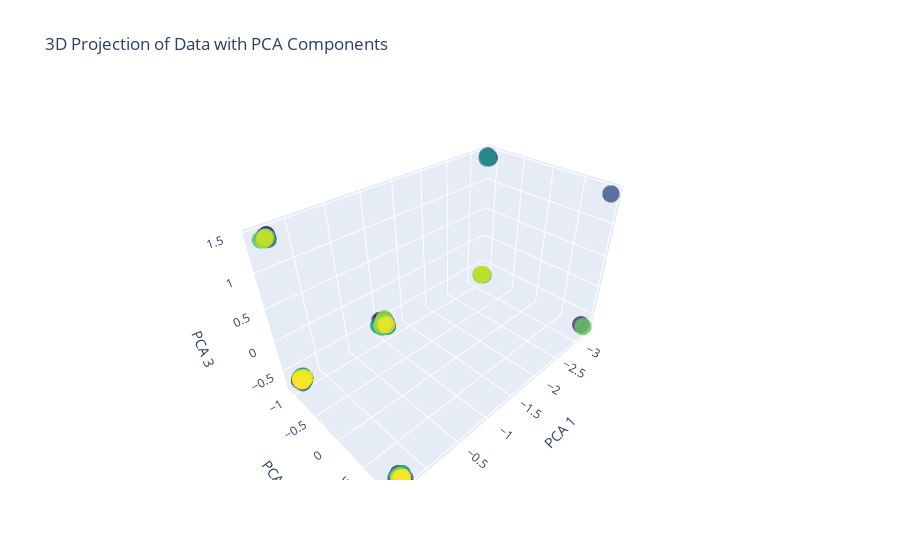

Notebook code for this chart:
### Code cell
jitter = 0.01 * np.random.randn(*X.shape)
X += jitter

scatter_3d = go.Scatter3d(
    x=X[:, 0],
    y=X[:, 1],
    z=X[:, 2],
    mode='markers',
    marker=dict(
        size=6,
        color=np.arange(len(X)),  
        colorscale='Viridis',
        opacity=0.8
    ),
    text=['Point {}'.format(i) for i in range(len(X))],  
)

layout_3d = go.Layout(
    title='3D Projection of Data with PCA Components',
    scene=dict(
        xaxis=dict(title='PCA 1'),
        yaxis=dict(title='PCA 2'),
        zaxis=dict(title='PCA 3'),
    ),
)

fig_3d = go.Figure(data=[scatter_3d], layout=layout_3d)

pio.renderers.default = "plotly_mimetype+notebook_connected"
plotly.offline.plot(fig_3d, filename='PCA_3d_interactive.html')

IFrame(src='PCA_3d_interactive.html', width=800, height=600)

### Figure 1 — Plotly figure (JSON) as saved in the notebook; plotly's stock layout.template omitted (floating-point values rounded to 4 significant figures; data arrays with more than 128 entries replaced by an {"elided": "..."} marker saying what was removed)
{"data": [{"marker": {"color": {"elided": "139 int values"}, "colorscale": [[0, "#440154"], [0.1111, "#482878"], [0.2222, "#3e4989"], [0.3333, "#31688e"], [0.4444, "#26828e"], [0.5556, "#1f9e89"], [0.6667, "#35b779"], [0.7778, "#6ece58"], [0.8889, "#b5de2b"], [1, "#fde725"]], "opacity": 0.8, "size": 6}, "mode": "markers", "text": {"elided": "139 str values"}, "type": "scatter3d", "x": {"elided": "139 float values"}, "y": {"elided": "139 float values"}, "z": {"elided": "139 float values"}}], "layout": {"scene": {"xaxis": {"title": {"text": "PCA 1"}}, "yaxis": {"title": {"text": "PCA 2"}}, "zaxis": {"title": {"text": "PCA 3"}}}, "title": {"text": "3D Projection of Data with PCA Components"}}}
